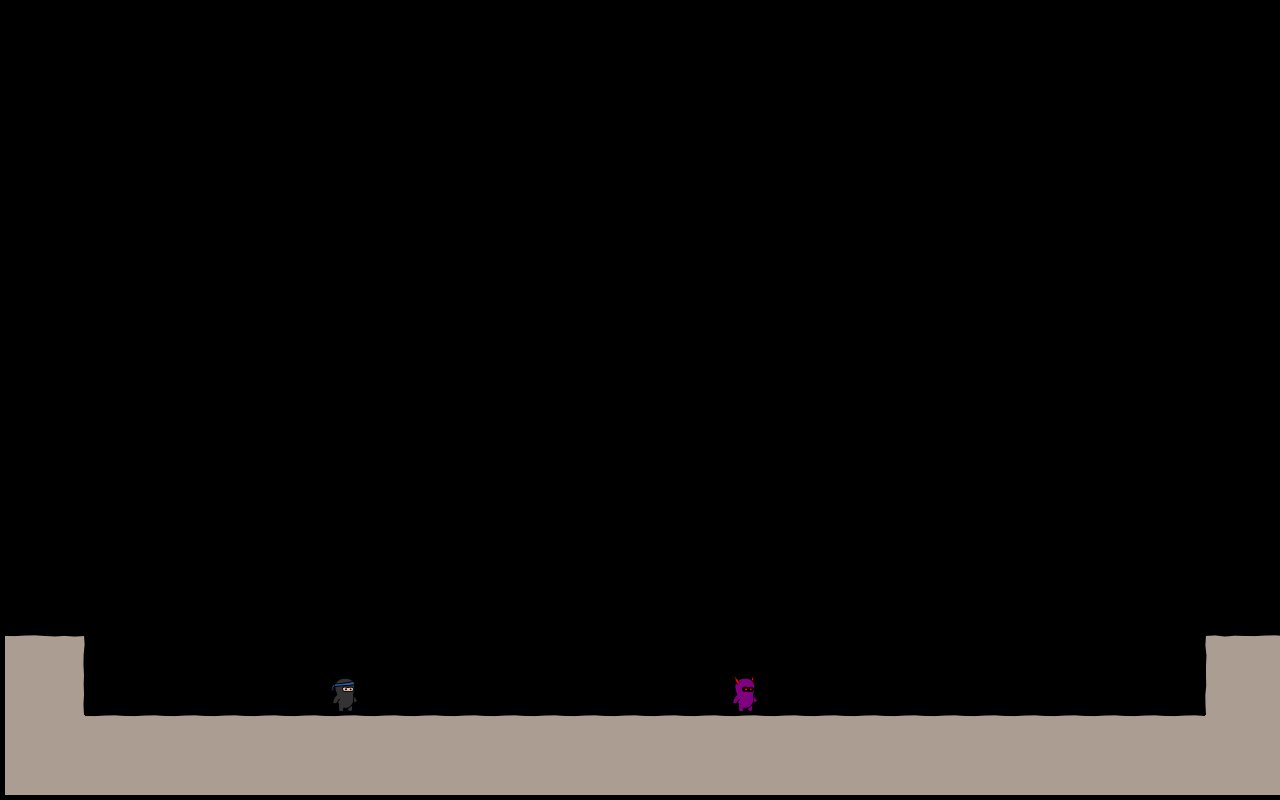

Rendered tile map (Tiled .tmx) drawn with the repository's tilesets; below, a short description and the full map source, tile grids included:
An orthogonal 32x20 tile map with 40x40 px tiles, 1 tile layer (bg).

<map version="1.0" orientation="orthogonal" width="32" height="20" tilewidth="40" tileheight="40">
 <tileset firstgid="1" name="tiles6_gapped" tilewidth="50" tileheight="50">
  <image source="tiles6_gapped.png" width="300" height="600" />
 </tileset>
 <layer name="bg" width="32" height="20">
  <data encoding="csv">
0,0,0,0,0,0,0,0,0,0,0,0,0,0,0,0,0,0,0,0,0,0,0,0,0,0,0,0,0,0,0,0,
0,0,0,0,0,0,0,0,0,0,0,0,0,0,0,0,0,0,0,0,0,0,0,0,0,0,0,0,0,0,0,0,
0,0,0,0,0,0,0,0,0,0,0,0,0,0,0,0,0,0,0,0,0,0,0,0,0,0,0,0,0,0,0,0,
0,0,0,0,0,0,0,0,0,0,0,0,0,0,0,0,0,0,0,0,0,0,0,0,0,0,0,0,0,0,0,0,
0,0,0,0,0,0,0,0,0,0,0,0,0,0,0,0,0,0,0,0,0,0,0,0,0,0,0,0,0,0,0,0,
0,0,0,0,0,0,0,0,0,0,0,0,0,0,0,0,0,0,0,0,0,0,0,0,0,0,0,0,0,0,0,0,
0,0,0,0,0,0,0,0,0,0,0,0,0,0,0,0,0,0,0,0,0,0,0,0,0,0,0,0,0,0,0,0,
0,0,0,0,0,0,0,0,0,0,0,0,0,0,0,0,0,0,0,0,0,0,0,0,0,0,0,0,0,0,0,0,
0,0,0,0,0,0,0,0,0,0,0,0,0,0,0,0,0,0,0,0,0,0,0,0,0,0,0,0,0,0,0,0,
0,0,0,0,0,0,0,0,0,0,0,0,0,0,0,0,0,0,0,0,0,0,0,0,0,0,0,0,0,0,0,0,
0,0,0,0,0,0,0,0,0,0,0,0,0,0,0,0,0,0,0,0,0,0,0,0,0,0,0,0,0,0,0,0,
0,0,0,0,0,0,0,0,0,0,0,0,0,0,0,0,0,0,0,0,0,0,0,0,0,0,0,0,0,0,0,0,
0,0,0,0,0,0,0,0,0,0,0,0,0,0,0,0,0,0,0,0,0,0,0,0,0,0,0,0,0,0,0,0,
0,0,0,0,0,0,0,0,0,0,0,0,0,0,0,0,0,0,0,0,0,0,0,0,0,0,0,0,0,0,0,0,
0,0,0,0,0,0,0,0,0,0,0,0,0,0,0,0,0,0,0,0,0,0,0,0,0,0,0,0,0,0,0,0,
0,0,0,0,0,0,0,0,0,0,0,0,0,0,0,0,0,0,0,0,0,0,0,0,0,0,0,0,0,0,0,0,
8,9,0,0,0,0,0,0,0,0,0,0,0,0,0,0,0,0,0,0,0,0,0,0,0,0,0,0,0,0,7,8,
14,15,0,0,0,0,0,0,47,0,0,0,0,0,0,0,0,0,64,0,0,0,0,0,0,0,0,0,0,0,13,14,
14,14,8,8,8,8,8,8,8,8,8,8,8,8,8,8,8,8,8,8,8,8,8,8,8,8,8,8,8,8,14,14,
14,14,14,14,14,14,14,14,14,14,14,14,14,14,14,14,14,14,14,14,14,14,14,14,14,14,14,14,14,14,14,14
</data>
 </layer>
</map>
